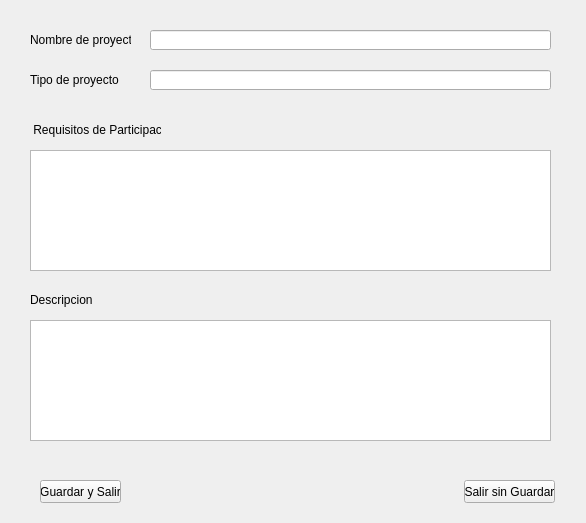
<?xml version="1.0" encoding="UTF-8"?>
<ui version="4.0">
 <class>MainWindow</class>
 <widget class="QMainWindow" name="MainWindow">
  <property name="geometry">
   <rect>
    <x>0</x>
    <y>0</y>
    <width>586</width>
    <height>523</height>
   </rect>
  </property>
  <property name="windowTitle">
   <string>Datos del Proyecto</string>
  </property>
  <widget class="QWidget" name="centralwidget">
   <widget class="QPushButton" name="bSalirSinGuardar">
    <property name="geometry">
     <rect>
      <x>464</x>
      <y>480</y>
      <width>91</width>
      <height>23</height>
     </rect>
    </property>
    <property name="text">
     <string>Salir sin Guardar</string>
    </property>
   </widget>
   <widget class="QLabel" name="lNombre">
    <property name="geometry">
     <rect>
      <x>30</x>
      <y>30</y>
      <width>101</width>
      <height>20</height>
     </rect>
    </property>
    <property name="text">
     <string>Nombre de proyecto</string>
    </property>
   </widget>
   <widget class="QLabel" name="lRequisitos">
    <property name="geometry">
     <rect>
      <x>30</x>
      <y>120</y>
      <width>131</width>
      <height>20</height>
     </rect>
    </property>
    <property name="text">
     <string> Requisitos de Participacion</string>
    </property>
   </widget>
   <widget class="QLabel" name="lDescripcion">
    <property name="geometry">
     <rect>
      <x>30</x>
      <y>290</y>
      <width>101</width>
      <height>20</height>
     </rect>
    </property>
    <property name="text">
     <string>Descripcion</string>
    </property>
   </widget>
   <widget class="QLabel" name="lTipo">
    <property name="geometry">
     <rect>
      <x>30</x>
      <y>70</y>
      <width>101</width>
      <height>20</height>
     </rect>
    </property>
    <property name="text">
     <string>Tipo de proyecto</string>
    </property>
   </widget>
   <widget class="QPushButton" name="bGuardarYSalir">
    <property name="geometry">
     <rect>
      <x>40</x>
      <y>480</y>
      <width>81</width>
      <height>23</height>
     </rect>
    </property>
    <property name="text">
     <string>Guardar y Salir</string>
    </property>
   </widget>
   <widget class="QTextEdit" name="eRequisitos">
    <property name="geometry">
     <rect>
      <x>30</x>
      <y>150</y>
      <width>521</width>
      <height>121</height>
     </rect>
    </property>
   </widget>
   <widget class="QTextEdit" name="eDescripcion">
    <property name="geometry">
     <rect>
      <x>30</x>
      <y>320</y>
      <width>521</width>
      <height>121</height>
     </rect>
    </property>
   </widget>
   <widget class="QLineEdit" name="eTipo">
    <property name="geometry">
     <rect>
      <x>150</x>
      <y>70</y>
      <width>401</width>
      <height>20</height>
     </rect>
    </property>
   </widget>
   <widget class="QLineEdit" name="eNombre">
    <property name="geometry">
     <rect>
      <x>150</x>
      <y>30</y>
      <width>401</width>
      <height>20</height>
     </rect>
    </property>
   </widget>
  </widget>
 </widget>
 <resources/>
 <connections/>
</ui>
